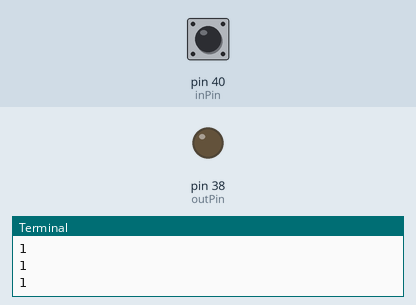
Bench run of a program on a simulated Raspberry Pi (header pin numbers). On the bench: output pins drawn as LEDs (lit = HIGH), the last lines printed to the terminal. Inputs (shaded band) come from the test bench; at power-on: pin 40 (inPin) HIGH.

Above: at 1.2 s.
1.3 s: pin 40 (inPin) pulled LOW for 0.15 s
At 2.3 s:
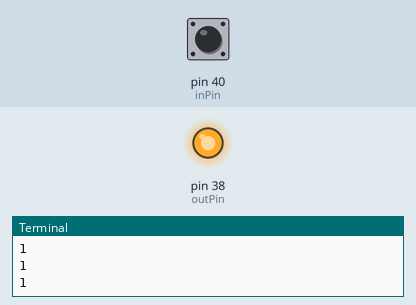
2.9 s: pin 40 (inPin) pulled LOW for 1 s
At 3.7 s:
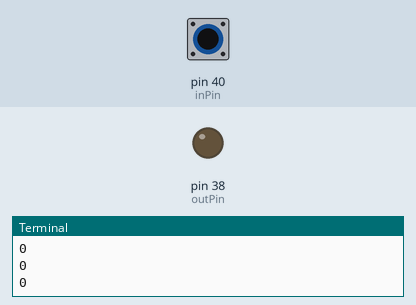
5.4 s: pin 40 (inPin) pulled LOW for 3.2 s
At 5.7 s:
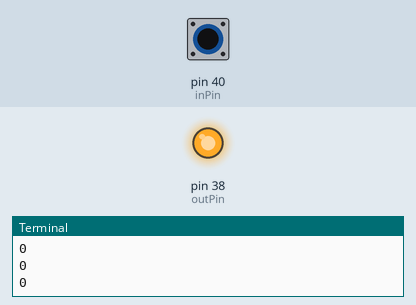
Timing chart, 0 to 8.4 s (numbered marks = the images above; inputs shaded):
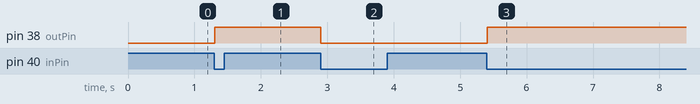

The program:

toggle.py
```python
import RPi.GPIO as GPIO
from time import sleep

GPIO.setmode(GPIO.BOARD)

delay = 0.05
inPin = 40
outPin = 38

GPIO.setup(inPin, GPIO.IN,pull_up_down=GPIO.PUD_UP)
GPIO.setup(outPin, GPIO.OUT, initial=GPIO.LOW)

LEDState = 0
buttonState = 1
buttonStateOld = 1

try:
    while True:
        buttonState = GPIO.input(inPin)
        print(buttonState)
        if buttonState == 0 and buttonStateOld == 1:
            LEDState = not LEDState
            GPIO.output(outPin, LEDState)
        buttonStateOld = buttonState

        sleep(delay)


except KeyboardInterrupt:
    GPIO.cleanup()
    print()
    print('Program exiting...')
```

Measured:
- after the input at 1.3 s, pin 38 (outPin): LOW → HIGH at once
- after the input at 2.9 s, pin 38 (outPin): HIGH → LOW at once
- after the input at 5.4 s, pin 38 (outPin): LOW → HIGH at once
